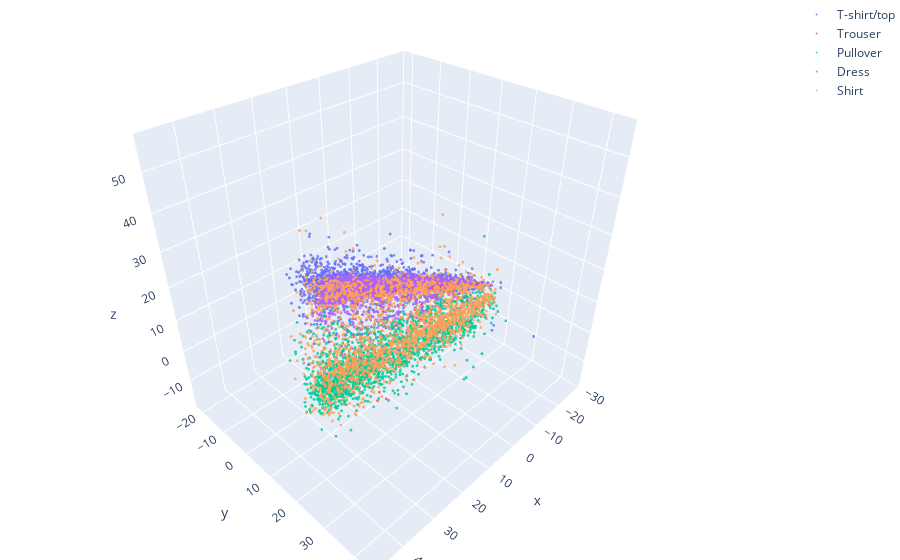

This figure's notebook cell:
### Code cell
# Plotting an interactive 3D plot with plotly
# pip install plotly, nbformat

from plotly.offline import init_notebook_mode, iplot
import plotly.graph_objs as go
init_notebook_mode(connected=True)

pca = pca_dr(n_components=3)
pca.fit(images)
images_transformed = pca.transform(images)

data = []

for label_value in np.unique(labels):
    indices = np.where(labels == label_value)
    trace = go.Scatter3d(
        x=images_transformed[indices, 0].flatten(),
        y=images_transformed[indices, 1].flatten(),
        z=images_transformed[indices, 2].flatten(),
        hovertext=np.array([labels_dict[label_value] for i in range(len(indices[0]))]),
        mode='markers',
        name=labels_dict[label_value],
        marker=dict(
            size=1,
            opacity=0.8
        )
    )
    data.append(trace)

layout = go.Layout(
    margin=dict(
        l=0,
        r=0,
        b=0,
        t=0
    )
)

fig = go.Figure(data=data, layout=layout)
iplot(fig)

### Figure 1 — Plotly figure (JSON) as saved in the notebook; plotly's stock layout.template omitted (floating-point values rounded to 4 significant figures; data arrays with more than 128 entries replaced by an {"elided": "..."} marker saying what was removed)
{"data": [{"hovertext": {"elided": "2033 str values"}, "marker": {"opacity": 0.8, "size": 1}, "mode": "markers", "name": "T-shirt/top", "type": "scatter3d", "x": {"elided": "2033 float values"}, "y": {"elided": "2033 float values"}, "z": {"elided": "2033 float values"}}, {"hovertext": {"elided": "1947 str values"}, "marker": {"opacity": 0.8, "size": 1}, "mode": "markers", "name": "Trouser", "type": "scatter3d", "x": {"elided": "1947 float values"}, "y": {"elided": "1947 float values"}, "z": {"elided": "1947 float values"}}, {"hovertext": {"elided": "2001 str values"}, "marker": {"opacity": 0.8, "size": 1}, "mode": "markers", "name": "Pullover", "type": "scatter3d", "x": {"elided": "2001 float values"}, "y": {"elided": "2001 float values"}, "z": {"elided": "2001 float values"}}, {"hovertext": {"elided": "2005 str values"}, "marker": {"opacity": 0.8, "size": 1}, "mode": "markers", "name": "Dress", "type": "scatter3d", "x": {"elided": "2005 float values"}, "y": {"elided": "2005 float values"}, "z": {"elided": "2005 float values"}}, {"hovertext": {"elided": "2014 str values"}, "marker": {"opacity": 0.8, "size": 1}, "mode": "markers", "name": "Shirt", "type": "scatter3d", "x": {"elided": "2014 float values"}, "y": {"elided": "2014 float values"}, "z": {"elided": "2014 float values"}}], "layout": {"margin": {"b": 0, "l": 0, "r": 0, "t": 0}}}
